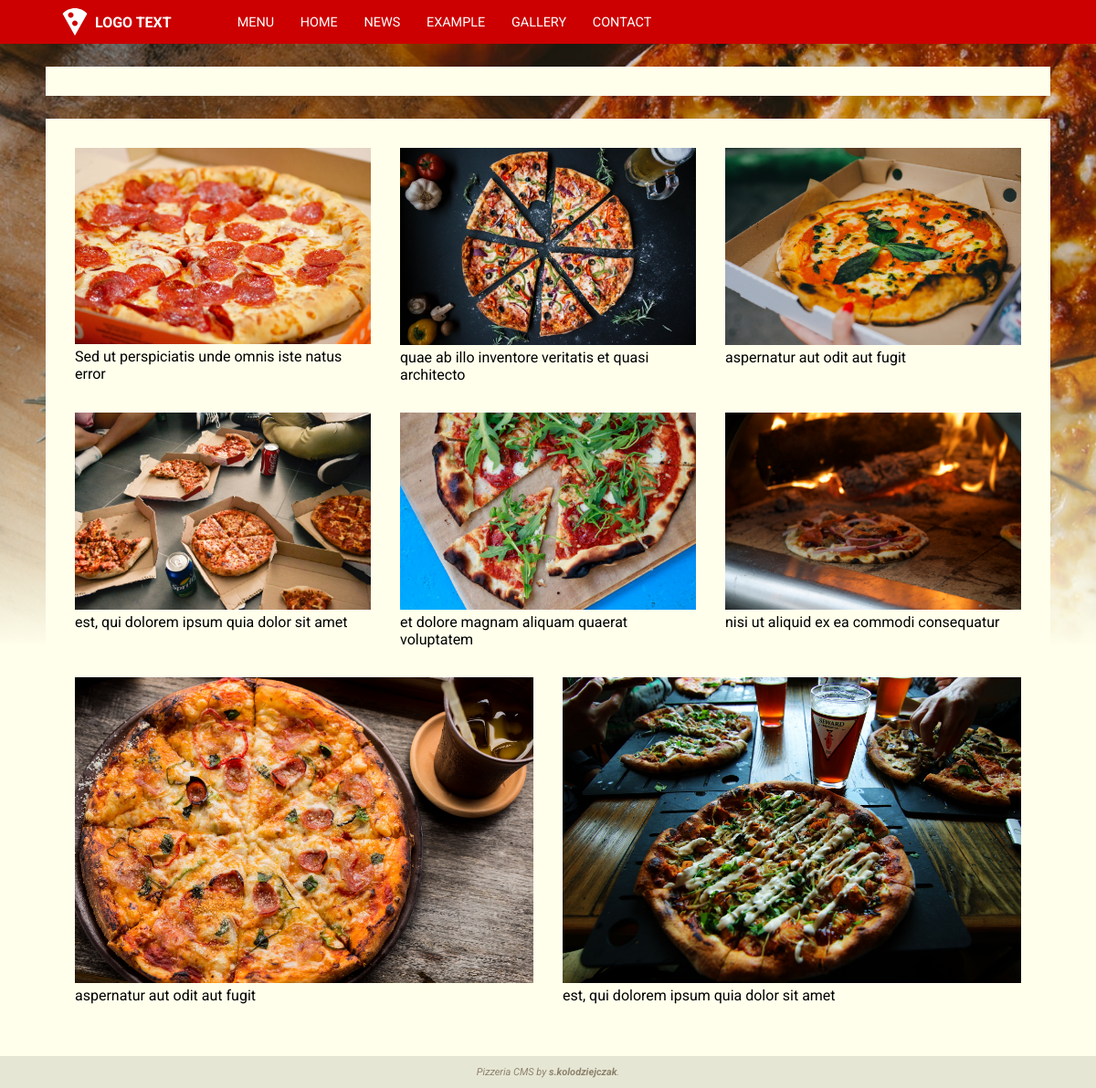
Screenshot of /page/gallery with the database file from the repository.
### base/models.py (models this page shows, shortened)
class AppConfig(models.Model):
  title = models.CharField(max_length = 120)
  favicon = models.ImageField(blank = True, upload_to = 'config')
  logo_image = models.ImageField(blank = True, upload_to = 'config')
  logo_text =  models.CharField(blank = True, max_length = 40)
  homepage = models.ForeignKey(Navigation, on_delete = models.DO_NOTHING, blank = False, null = True)
  background_image = models.ImageField(blank = True, upload_to = 'config')
  background_color = RGBColorField()
  accent_color_1 = RGBColorField()
  accent_color_2 = RGBColorField()
  accent_color_3 = RGBColorField()
  text_color_1 = RGBColorField()
  text_color_2 = RGBColorField()
  small_font_size = models.IntegerField(default=11,validators=[
    MinValueValidator(6),
    MaxValueValidator(12)
  ])
  normal_font_size = models.IntegerField(default=14,validators=[
    MinValueValidator(12),
    MaxValueValidator(18)
  ])
  big_font_size = models.IntegerField(default=30,validators=[
    MinValueValidator(18),
    MaxValueValidator(36)
  ])

class Navigation(models.Model):
  url = models.SlugField(max_length = 40, unique = True)
  label = models.CharField(max_length = 50)
  subsite = models.ForeignKey(Subsite, on_delete = models.CASCADE, blank = False, null = True)
  sort = models.PositiveIntegerField(default = 0)
  application = models.CharField(max_length = 40, blank = True)
  visible = models.BooleanField(default = True, blank = False)
  class Meta(object):
    ordering = ['sort']

### gallery/models.py (models this page shows, shortened)
class Photo(models.Model):
  image = models.ImageField(upload_to = 'gallery')
  description = models.TextField(blank = True, max_length=100)
  pub_date = models.DateField(default = date.today)

### base/views.py (the view)
# urls.py: path('<slug:url>', views.index, name='index'),
def index(request, url, param = None):
  try:
    link = Navigation.objects.filter(visible = True, url = url)[:1].get()
    if(link.subsite is None):
      return views[link.application].index(request, param)
    else:
      return render(request, 'subsite/index.html', {
        'item': link.subsite
      })
  except ObjectDoesNotExist:
    raise Http404

### base/utils.py (called while the page is built)
def get_navigation():
  return Navigation.objects.order_by('sort')

def get_config():
  return AppConfig.objects.all()[:1].get()

def get_ad():
  try:
    return Ad.objects.all()[:1].get()
  except ObjectDoesNotExist:
    return None

def render(request, templateUrl, viewbag = {}):
    ad = get_ad()
    cfg = get_config()
    nav = get_navigation()
    return django_render(request, templateUrl, {
      'ad': ad,
      'cfg': cfg,
      'nav': nav,
      'viewbag': viewbag,
    })

### gallery/views.py (called while the page is built)
def index(request, param = None):
  photos = Photo.objects.all()
  return render(request, 'gallery/index.html', {
    'photos': photos
  })

### gallery/templates/gallery/index.html
{% extends "base/base.html" %}
{% load static %}
{% block styles %}
  <link rel="stylesheet" type="text/css" href="{% static 'gallery/styles/gallery.css' %}">
{% endblock %}
{% block content %}
  <div class="gallery">
  {% for photo in viewbag.photos %}
    <figure class="photo">
      <a class="photo__link" target="_blank" href="{{photo.image.url}}">
        <img class="photo__image"
            src="{{photo.image.url}}"
            alt="{{photo.description}}">
      </a>
      <span class="photo__desc">{{photo.description}}</span>
    </figure>
  {% endfor %}
  </div>
{% endblock %}

### base/templates/base/base.html (shortened to what this page needs)
{% extends "base/layout.html" %}
{% load static %}
{% block header %}
  <a class="logo" href="/">
    {% if cfg.logo_image %}
      <img class="logo__image" src="{{cfg.logo_image.url}}"/>
    {% endif %}
    <span class="logo__text">
      {{ cfg.logo_text }}
    </span>
  </a>
  <nav class="nav">
  {% for item in nav %}
    <a class="nav__link" href="{% url 'base:index' item.url %}">{{ item.label }}</a>
  {% endfor %}
  </nav>
{% endblock %}
{% block footer %}
  <p>Pizzeria CMS by <span class="bold">s.kolodziejczak</span>.</p>
{% endblock %}

### base/static/base/styles/layout.css (style rules this page uses)
html, body { min-height: 100%; margin: 0; padding: 0; }
* { font-family: 'Roboto', sans-serif; }

### base/static/base/styles/base.css (style rules this page uses)
.logo, .nav, .nav__link { align-items: center; display: flex; justify-content: center; }
.nav__link { margin: 0; padding: 0; height: 100%; }
.logo { color: var(--accent-color-3); font-size: var(--medium-font-size); font-weight: 700; outline: 0; text-decoration: none; }
.logo__image + .logo__text { margin-left: .25em; }
.nav { color: var(--accent-color-3); font-size: .9em; height: 100%; margin-left: 4em; }
.nav__link { text-transform: uppercase; text-decoration: none; color: inherit; outline: none; padding: 0 1em; background: var(--accent-color-1); }
.bold { font-weight: bolder; }

### gallery/static/gallery/styles/gallery.css (style rules this page uses)
.gallery { box-sizing: border-box; display: flex; flex-wrap: wrap; justify-content: space-between; }
.photo { flex: 1 0 calc(33% - 3em); box-sizing: border-box; margin: 1em; }
.photo__image { width: 100%; height: auto; }
.photo__desc { text-align: center; }

### rows the page displays
AppConfig: logo_image (picture), logo_text "LOGO TEXT"
Navigation: label "MENU"
Navigation: label "HOME"
Navigation: label "NEWS"
Navigation: label "EXAMPLE"
Navigation: label "GALLERY"
Navigation: label "CONTACT"
Photo: image (picture), description "Sed ut perspiciatis unde omnis iste natus error"
Photo: image (picture), description "quae ab illo inventore veritatis et quasi architecto"
Photo: image (picture), description "aspernatur aut odit aut fugit"
Photo: image (picture), description "est, qui dolorem ipsum quia dolor sit amet"
Photo: image (picture), description "et dolore magnam aliquam quaerat voluptatem"
Photo: image (picture), description "nisi ut aliquid ex ea commodi consequatur"
Photo: image (picture), description "aspernatur aut odit aut fugit"
Photo: image (picture), description "est, qui dolorem ipsum quia dolor sit amet"
